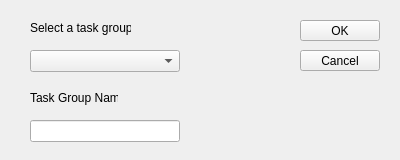
<?xml version="1.0" encoding="UTF-8"?>
<ui version="4.0">
 <class>EditTaskGroupDialog</class>
 <widget class="QDialog" name="EditTaskGroupDialog">
  <property name="geometry">
   <rect>
    <x>0</x>
    <y>0</y>
    <width>400</width>
    <height>160</height>
   </rect>
  </property>
  <property name="windowTitle">
   <string>Add Task Group</string>
  </property>
  <property name="locale">
   <locale language="English" country="UnitedStates"/>
  </property>
  <widget class="QLabel" name="namelabel">
   <property name="geometry">
    <rect>
     <x>30</x>
     <y>90</y>
     <width>88</width>
     <height>16</height>
    </rect>
   </property>
   <property name="text">
    <string>Task Group Name:</string>
   </property>
  </widget>
  <widget class="QPushButton" name="buttonOk">
   <property name="geometry">
    <rect>
     <x>300</x>
     <y>20</y>
     <width>80</width>
     <height>21</height>
    </rect>
   </property>
   <property name="text">
    <string>OK</string>
   </property>
   <property name="autoDefault">
    <bool>false</bool>
   </property>
  </widget>
  <widget class="QLineEdit" name="lineEdit">
   <property name="geometry">
    <rect>
     <x>30</x>
     <y>120</y>
     <width>150</width>
     <height>22</height>
    </rect>
   </property>
  </widget>
  <widget class="QPushButton" name="buttonCancel">
   <property name="geometry">
    <rect>
     <x>300</x>
     <y>50</y>
     <width>80</width>
     <height>21</height>
    </rect>
   </property>
   <property name="text">
    <string>Cancel</string>
   </property>
   <property name="autoDefault">
    <bool>false</bool>
   </property>
  </widget>
  <widget class="QLabel" name="selectlabel">
   <property name="geometry">
    <rect>
     <x>30</x>
     <y>20</y>
     <width>101</width>
     <height>16</height>
    </rect>
   </property>
   <property name="text">
    <string>Select a task group:</string>
   </property>
  </widget>
  <widget class="QComboBox" name="namelistcomboBox">
   <property name="geometry">
    <rect>
     <x>30</x>
     <y>50</y>
     <width>150</width>
     <height>22</height>
    </rect>
   </property>
  </widget>
 </widget>
 <resources/>
 <connections/>
</ui>
